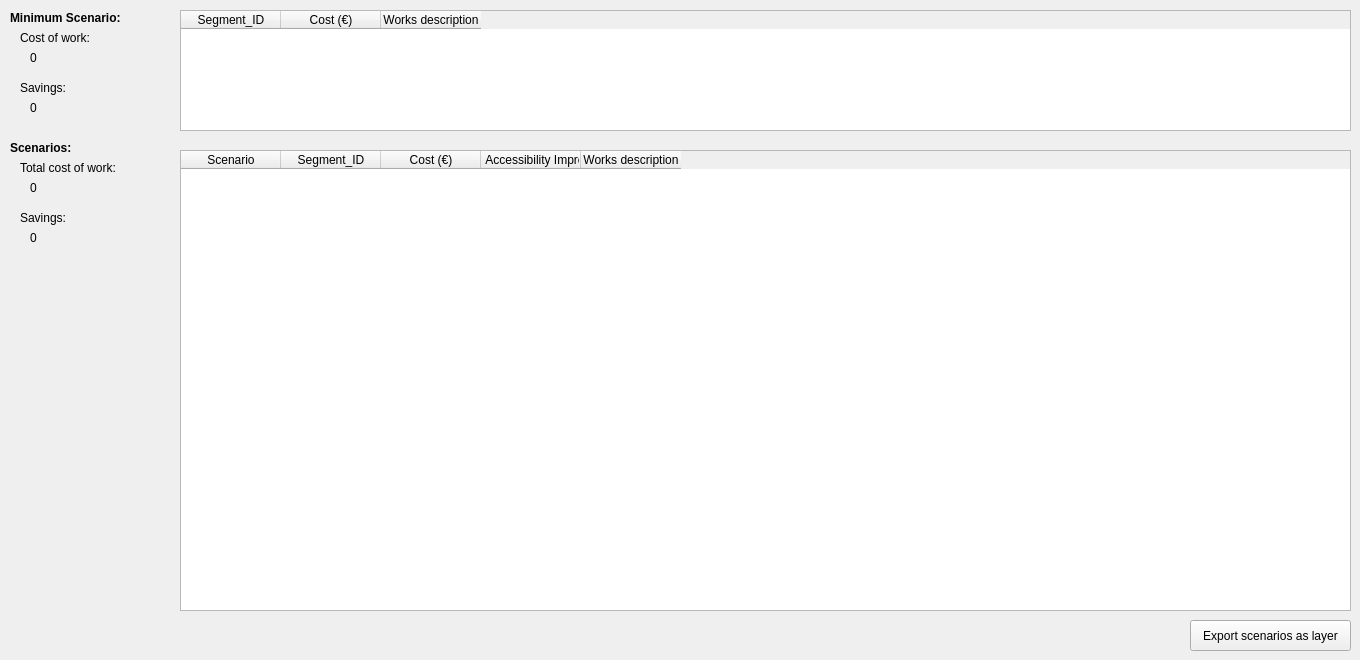
   <widget class="QWidget" name="ParametricSimulationPath_OUTPUT">
    <attribute name="title">
     <string>Parametric Simulation Path - OUTPUT</string>
    </attribute>
    <widget class="QTableWidget" name="ScenarioMinimoResults_tableWidget">
     <property name="geometry">
      <rect>
       <x>180</x>
       <y>10</y>
       <width>1171</width>
       <height>121</height>
      </rect>
     </property>
     <property name="columnCount">
      <number>3</number>
     </property>
     <column>
      <property name="text">
       <string>Segment_ID</string>
      </property>
     </column>
     <column>
      <property name="text">
       <string>Cost (€)</string>
      </property>
     </column>
     <column>
      <property name="text">
       <string>Works description</string>
      </property>
     </column>
    </widget>
    <widget class="QPushButton" name="CreateScenarioLayer_pushButton">
     <property name="geometry">
      <rect>
       <x>1190</x>
       <y>620</y>
       <width>161</width>
       <height>31</height>
      </rect>
     </property>
     <property name="text">
      <string>Export scenarios as layer</string>
     </property>
    </widget>
    <widget class="QTableWidget" name="ScenariosEnvironmentalResults_tableWidget">
     <property name="geometry">
      <rect>
       <x>180</x>
       <y>150</y>
       <width>1171</width>
       <height>461</height>
      </rect>
     </property>
     <property name="columnCount">
      <number>7</number>
     </property>
     <column>
      <property name="text">
       <string>Scenario</string>
      </property>
     </column>
     <column>
      <property name="text">
       <string>Segment_ID</string>
      </property>
     </column>
     <column>
      <property name="text">
       <string>Cost (€)</string>
      </property>
     </column>
     <column>
      <property name="text">
       <string>Environmental Accessibility Improvement</string>
      </property>
     </column>
     <column>
      <property name="text">
       <string>Works description</string>
      </property>
     </column>
     <column>
      <property name="text">
       <string>Permeability (%)</string>
      </property>
     </column>
     <column>
      <property name="text">
       <string>GSM min. surface (sqm)</string>
      </property>
     </column>
    </widget>
    <widget class="QLabel" name="ScenarioMinimoResults_label">
     <property name="geometry">
      <rect>
       <x>10</x>
       <y>10</y>
       <width>131</width>
       <height>16</height>
      </rect>
     </property>
     <property name="font">
      <font>
       <weight>75</weight>
       <bold>true</bold>
      </font>
     </property>
     <property name="text">
      <string>Minimum Scenario:</string>
     </property>
    </widget>
    <widget class="QLabel" name="ScenariosResults_label">
     <property name="geometry">
      <rect>
       <x>10</x>
       <y>140</y>
       <width>171</width>
       <height>16</height>
      </rect>
     </property>
     <property name="font">
      <font>
       <weight>75</weight>
       <bold>true</bold>
      </font>
     </property>
     <property name="text">
      <string>Scenarios:</string>
     </property>
    </widget>
    <widget class="QTableWidget" name="ScenariosHybridResults_tableWidget">
     <property name="geometry">
      <rect>
       <x>180</x>
       <y>150</y>
       <width>1171</width>
       <height>461</height>
      </rect>
     </property>
     <property name="columnCount">
      <number>7</number>
     </property>
     <column>
      <property name="text">
       <string>Scenario</string>
      </property>
     </column>
     <column>
      <property name="text">
       <string>Segment_ID</string>
      </property>
     </column>
     <column>
      <property name="text">
       <string>Cost (€)</string>
      </property>
     </column>
     <column>
      <property name="text">
       <string>Accessibility Improvement</string>
      </property>
     </column>
     <column>
      <property name="text">
       <string>Works description</string>
      </property>
     </column>
     <column>
      <property name="text">
       <string>Permeability (%)</string>
      </property>
     </column>
     <column>
      <property name="text">
       <string>GIS min. surface (sqm)</string>
      </property>
     </column>
    </widget>
    <widget class="QLabel" name="ScostamentoInterventiMinimi_label">
     <property name="geometry">
      <rect>
       <x>20</x>
       <y>80</y>
       <width>141</width>
       <height>16</height>
      </rect>
     </property>
     <property name="text">
      <string>Savings:</string>
     </property>
    </widget>
    <widget class="QLabel" name="CostoTotaleInterventiMinimiVALORE_label">
     <property name="geometry">
      <rect>
       <x>30</x>
       <y>50</y>
       <width>121</width>
       <height>16</height>
      </rect>
     </property>
     <property name="text">
      <string>0</string>
     </property>
    </widget>
    <widget class="QLabel" name="ScostamentoInterventiMinimiVALORE_label">
     <property name="geometry">
      <rect>
       <x>30</x>
       <y>100</y>
       <width>121</width>
       <height>16</height>
      </rect>
     </property>
     <property name="text">
      <string>0</string>
     </property>
    </widget>
    <widget class="QLabel" name="CostoTotaleInterventiMinimi_label">
     <property name="geometry">
      <rect>
       <x>20</x>
       <y>30</y>
       <width>141</width>
       <height>16</height>
      </rect>
     </property>
     <property name="text">
      <string>Cost of work:</string>
     </property>
    </widget>
    <widget class="QLabel" name="CostoTotaleInterventiScenari_label">
     <property name="geometry">
      <rect>
       <x>20</x>
       <y>160</y>
       <width>141</width>
       <height>16</height>
      </rect>
     </property>
     <property name="text">
      <string>Total cost of work:</string>
     </property>
    </widget>
    <widget class="QLabel" name="CostoTotaleInterventiScenariVALORE_label">
     <property name="geometry">
      <rect>
       <x>30</x>
       <y>180</y>
       <width>121</width>
       <height>16</height>
      </rect>
     </property>
     <property name="text">
      <string>0</string>
     </property>
    </widget>
    <widget class="QLabel" name="ScostamentoInterventiScenariVALORE_label">
     <property name="geometry">
      <rect>
       <x>30</x>
       <y>230</y>
       <width>121</width>
       <height>16</height>
      </rect>
     </property>
     <property name="text">
      <string>0</string>
     </property>
    </widget>
    <widget class="QLabel" name="ScostamentoInterventiScenari_label">
     <property name="geometry">
      <rect>
       <x>20</x>
       <y>210</y>
       <width>141</width>
       <height>16</height>
      </rect>
     </property>
     <property name="text">
      <string>Savings:</string>
     </property>
    </widget>
    <widget class="QTableWidget" name="ScenariosPhysicalResults_tableWidget">
     <property name="geometry">
      <rect>
       <x>180</x>
       <y>150</y>
       <width>1171</width>
       <height>461</height>
      </rect>
     </property>
     <property name="columnCount">
      <number>5</number>
     </property>
     <column>
      <property name="text">
       <string>Scenario</string>
      </property>
     </column>
     <column>
      <property name="text">
       <string>Segment_ID</string>
      </property>
     </column>
     <column>
      <property name="text">
       <string>Cost (€)</string>
      </property>
     </column>
     <column>
      <property name="text">
       <string>Physical Accessibility Improvement</string>
      </property>
     </column>
     <column>
      <property name="text">
       <string>Works description</string>
      </property>
     </column>
    </widget>
   </widget>
